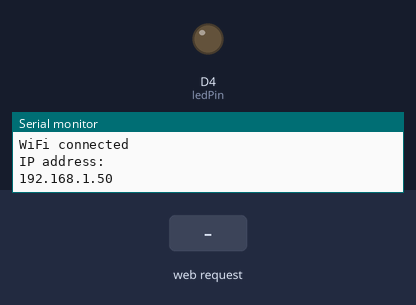
A sketch run on a simulated ESP8266 (NodeMCU). Shown: output pins drawn as LEDs (lit = HIGH), the last lines printed to the serial monitor. The test bench sets the inputs (shaded band). WiFi joins after 1.5 s; servers stay silent unless stated.

Above: at 2.7 s.
2.8 s: HTTP request GET /on received
At 3.3 s:
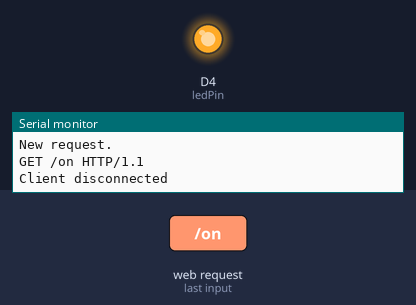
4.3 s: HTTP request GET /off received
At 5.6 s:
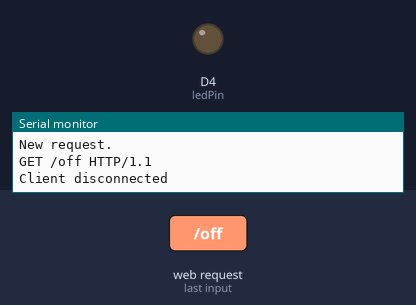
Timing chart, 0 to 7.3 s (numbered marks = the images above; inputs shaded):
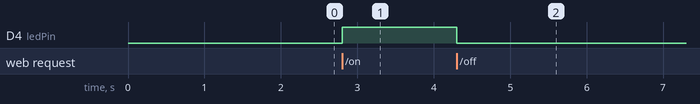

Measured:
- after the input at 2.8 s, D4 (ledPin): LOW → HIGH at once
- after the input at 4.3 s, D4 (ledPin): HIGH → LOW at once

The sketch:

listing_esp.ino
```cpp
#include <ESP8266WiFi.h>

const char* ssid = "NETWORK";
const char* password = "Password";
const int ledPin = D4;
WiFiServer server(8080);

void setup() {
  Serial.begin(9600);
  Serial.println("Hello, Serial Monitor!");

  // Connect to Wi-Fi
  WiFi.begin(ssid, password);

  while (WiFi.status() != WL_CONNECTED) {
    delay(250);
    Serial.println("Connecting...");
  }

  Serial.println("WiFi connected");
  Serial.println("IP address: ");
  Serial.println(WiFi.localIP());


  pinMode(ledPin, OUTPUT);
  digitalWrite(ledPin, LOW);
  server.begin();
}

void loop() {
  WiFiClient client = server.available();

  if (!client) {
    return;
  }

  Serial.println("New request.");
  if (!client.available()) {
    delay(1);
  }

  String request = client.readStringUntil('\r');
  Serial.println(request);

  bool ledState = false;
  if (request.indexOf("GET /on") != -1) {
    digitalWrite(ledPin, HIGH);
    ledState = true;
  } else if (request.indexOf("GET /off") != -1) {
    digitalWrite(ledPin, LOW);
    ledState = false;
  }

  client.println("HTTP/1.1 200 OK");
  client.println("Content-Type: application/json");
  client.println("Connection: close");
  client.println();

  client.print("{\"ledState\":");
  client.print(ledState ? "true" : "false");
  client.println("}");

  delay(1);
  Serial.println("Client disconnected");

  client.stop();
}
```
